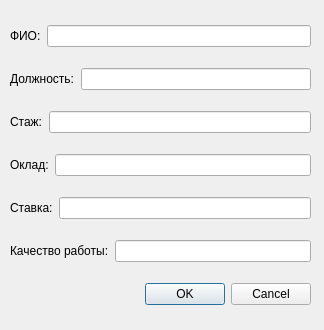
<?xml version="1.0" encoding="UTF-8"?>
<ui version="4.0">
 <class>Dialog</class>
 <widget class="QDialog" name="Dialog">
  <property name="geometry">
   <rect>
    <x>0</x>
    <y>0</y>
    <width>324</width>
    <height>330</height>
   </rect>
  </property>
  <property name="windowTitle">
   <string>Dialog</string>
  </property>
  <widget class="QWidget" name="layoutWidget">
   <property name="geometry">
    <rect>
     <x>10</x>
     <y>10</y>
     <width>301</width>
     <height>311</height>
    </rect>
   </property>
   <layout class="QVBoxLayout" name="verticalLayout">
    <item>
     <layout class="QHBoxLayout" name="horizontalLayout_6">
      <item>
       <widget class="QLabel" name="label">
        <property name="text">
         <string>ФИО:</string>
        </property>
       </widget>
      </item>
      <item>
       <widget class="QLineEdit" name="lineEdit"/>
      </item>
     </layout>
    </item>
    <item>
     <layout class="QHBoxLayout" name="horizontalLayout_5">
      <item>
       <widget class="QLabel" name="label_2">
        <property name="text">
         <string>Должность:</string>
        </property>
       </widget>
      </item>
      <item>
       <widget class="QLineEdit" name="lineEdit_2"/>
      </item>
     </layout>
    </item>
    <item>
     <layout class="QHBoxLayout" name="horizontalLayout_4">
      <item>
       <widget class="QLabel" name="label_3">
        <property name="text">
         <string>Стаж:</string>
        </property>
       </widget>
      </item>
      <item>
       <widget class="QLineEdit" name="lineEdit_3"/>
      </item>
     </layout>
    </item>
    <item>
     <layout class="QHBoxLayout" name="horizontalLayout_3">
      <item>
       <widget class="QLabel" name="label_4">
        <property name="text">
         <string>Оклад:</string>
        </property>
       </widget>
      </item>
      <item>
       <widget class="QLineEdit" name="lineEdit_4"/>
      </item>
     </layout>
    </item>
    <item>
     <layout class="QHBoxLayout" name="horizontalLayout_2">
      <item>
       <widget class="QLabel" name="label_5">
        <property name="text">
         <string>Ставка:</string>
        </property>
       </widget>
      </item>
      <item>
       <widget class="QLineEdit" name="lineEdit_5"/>
      </item>
     </layout>
    </item>
    <item>
     <layout class="QHBoxLayout" name="horizontalLayout">
      <item>
       <widget class="QLabel" name="label_6">
        <property name="text">
         <string>Качество работы:</string>
        </property>
       </widget>
      </item>
      <item>
       <widget class="QLineEdit" name="lineEdit_6"/>
      </item>
     </layout>
    </item>
    <item>
     <widget class="QDialogButtonBox" name="buttonBox">
      <property name="standardButtons">
       <set>QDialogButtonBox::Cancel|QDialogButtonBox::Ok</set>
      </property>
     </widget>
    </item>
   </layout>
  </widget>
 </widget>
 <resources/>
 <connections/>
</ui>
